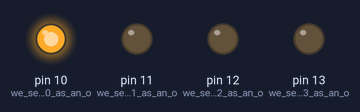
Bench run of a sketch on a simulated Arduino Uno, built with avr-gcc and run on an emulated ATmega328P. Parts: output pins drawn as LEDs (lit = HIGH).

Above: at 0.12 s.
At 1.25 s:
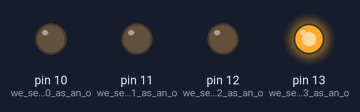
At 2.18 s:
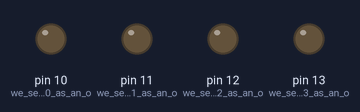
At 3.12 s:
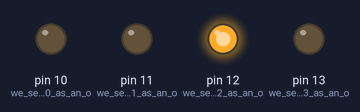
At 5.0 s:
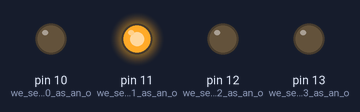
Timing chart, 0 to 5.3 s (numbered marks = the images above):
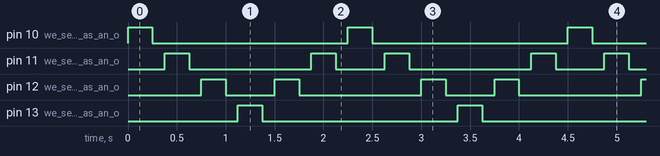

The sketch:

Light_chaser_2_Kevin_Sarmiento_Tapia_2291323.ino
```cpp
/*
 Light chaser 2

 This program's goal is to turn on and off the red LED, then blue LED, then yellow LED and finally green LED consecutively to give the impression it is a light chaser but with more
 fluency by making the light come and go and by making a LED turn off at the same time the next one turns on.

 The main theme is the use of the delay varying its numbers to make the circuit more fluent.

*/
void setup() { // void setup is the section of the program that runs just once.

  pinMode(10, OUTPUT);  // we set the pin 10 as an output.
  pinMode(11, OUTPUT);  // we set the pin 11 as an output.
  pinMode(12, OUTPUT);  // we set the pin 12 as an output.
  pinMode(13, OUTPUT);  // we set the pin 13 as an output.
}
void loop() {// Void loop is the section of the program that runs forever.
  digitalWrite(10, HIGH);   // send high voltage (5v) to the pin 10 to turn on the LED Red
  delay(250);               // Wait for 1/4 of a second.
  digitalWrite(10, LOW);    // send low voltage (0v) to the pin 10 to turn on the LED Red
  delay(125);               // Wait for 1/8 of a second.
  digitalWrite(11, HIGH);   // send high voltage (5v) to the pin 11 to turn on the LED Blue
  delay(250);               // Wait for 1/4 of a second.
  digitalWrite(11, LOW);    // send low voltage (0v) to the pin 11 to turn on the LED Blue
  delay(125);               // Wait for 1/8 of a second.
  digitalWrite(12, HIGH);   // send high voltage (5v) to the pin 12 to turn on the LED yellow
  delay(250);               // Wait for 1/4 of a second.
  digitalWrite(12, LOW);    // send low voltage (0v) to the pin 12 to turn on the LED Yellow
  delay(125);               // Wait for 1/8 of a second.
  digitalWrite(13, HIGH);   // send high voltage (5v) to the pin 13 to turn on the LED Green
  delay(250);               // Wait for 1/4 of a second.
  digitalWrite(13, LOW);    // send low voltage (0v) to the pin 13 to turn on the LED Green
  delay(125);               // Wait for 1/8 of a second.
  digitalWrite(12, HIGH);   // send high voltage (5v) to the pin 12 to turn on the LED yellow
  delay(250);               // Wait for 1/4 of a second.
  digitalWrite(12, LOW);    // send low voltage (0v) to the pin 12 to turn on the LED Yellow
  delay(125);               // Wait for 1/8 of a second.
  digitalWrite(11, HIGH);   // send high voltage (5v) to the pin 11 to turn on the LED Blue
  delay(250);               // Wait for 1/4 of a second.
  digitalWrite(11, LOW);    // send low voltage (0v) to the pin 11 to turn on the LED Blue
  delay(125);               // Wait for 1/8 of a second.
}
```

Measured:
- by itself, pin 10 (we_set_the_pin_10_as_an_o), pin 13 (we_set_the_pin_13_as_an_o): alternates HIGH for 0.25 s and LOW for 2.0 s
- by itself, pin 11 (we_set_the_pin_11_as_an_o): repeats every 2.3 s: LOW 1.3 s, HIGH 0.25 s, LOW 0.50 s, HIGH 0.25 s
- by itself, pin 12 (we_set_the_pin_12_as_an_o): repeats every 2.3 s: LOW 0.50 s, HIGH 0.25 s, LOW 1.3 s, HIGH 0.25 s
